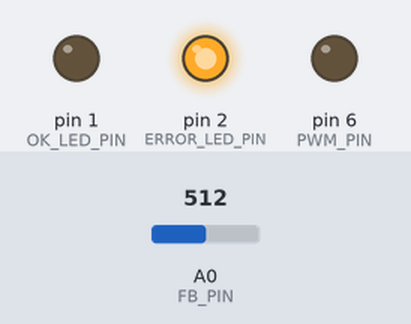
Bench run of a sketch on a simulated Arduino Uno, built for the host (arithmetic inside an expression is 32-bit, double 64-bit). On the bench: output pins drawn as LEDs (lit = HIGH). The inputs (shaded band) are chosen by the test bench; at power-on: A0 (FB_PIN) = 512.

Above: at 0.1 s.
At 1.5 s:
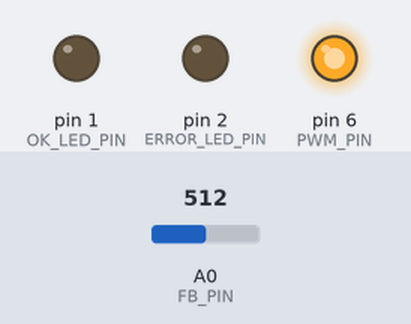
1.6 s: A0 (FB_PIN) set to 607
3.1 s: A0 (FB_PIN) set to 632
At 3.4 s:
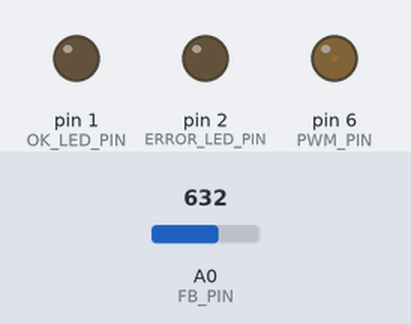
Timing chart, 0 to 6.1 s (numbered marks = the images above; inputs shaded):
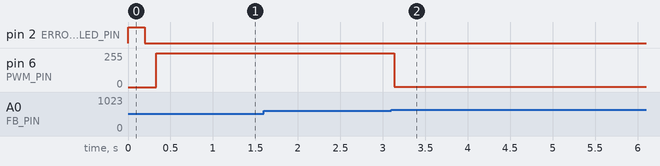

The sketch:

opengc_psu.ino
```cpp
/*
   Boost Converter Powered By ATTiny84a Feedback.

   Program With Bootloader @1MHz For Max Stability.

   v1.0. 2020, OpenGC, phnx.
*/

#define FB_PIN A0
#define PWM_PIN 6
#define ERROR_LED_PIN 2
#define OK_LED_PIN 1

#define FB_RATIO 0.00166389 //feedback voltage divider ratio as set in hardware
#define TARGET_V 400 //target voltage
#define MAX_V 475

uint16_t pwmval = 0;

void setup() {
  analogReference(INTERNAL1V1); //Internal 1.1V Reference

  pinMode(FB_PIN, INPUT);
  pinMode(PWM_PIN, OUTPUT);
  pinMode(ERROR_LED_PIN, OUTPUT);
  pinMode(OK_LED_PIN, OUTPUT);

  // Set PWM pin to frequency of 31.65kHz
  TCCR1A = _BV(COM1A1) | _BV(WGM10);
  TCCR1B = _BV(CS10) | _BV(WGM12);

  digitalWrite(ERROR_LED_PIN, LOW);
  digitalWrite(OK_LED_PIN, LOW);
  digitalWrite(PWM_PIN, LOW);

  digitalWrite(ERROR_LED_PIN, HIGH);
  delay(200);
  digitalWrite(ERROR_LED_PIN, LOW);

  delay(100);
}

void loop() {
  uint16_t fbread = analogRead(FB_PIN);
  float fbvoltage = (1.1 / 1024.0) * float(fbread);
  float realvoltage = fbvoltage / float(FB_RATIO);

  // If above the maximum rated voltage, turn off immediately.
  //if (realvoltage > MAX_V) {
  //  error();
  //}

  if (realvoltage < TARGET_V) {
    if (pwmval < 253) {
      pwmval++;
    } else {
      ;//error();
    }
  } else if (realvoltage > TARGET_V) {
    if (pwmval > 2) {
      pwmval--;
    } else {
      ;//error();
    }
  } else {
    ;//reachedled = HIGH;
  }
  analogWrite(PWM_PIN, pwmval);
  //digitalWrite(OK_LED_PIN, reachedled);
  //delay(5);
}

void error() {
  analogWrite(PWM_PIN, 0);
  digitalWrite(PWM_PIN, LOW);
  digitalWrite(ERROR_LED_PIN, HIGH);
  while (1) {
    delay(50);
  }
}
```

Measured:
- the behaviour switches between 619 and 620 on A0 (FB_PIN) (found by bisection; images 1 and 2)
- after the input at 1.6 s, every drawn part: stays the same
- after the input at 3.1 s, pin 6 (PWM_PIN): 253/255 → 2/255 at once
